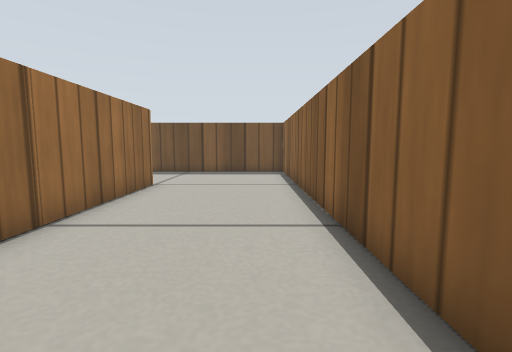
[1] (above)

16 first-person views from a walk through a robot-simulator world made for Gazebo. The camera is 0.26 m above the floor, tilts 6° down and sees 85° across. The floor is counted in squares, 0.2 m on a side. Each view is taken from the middle of a square. On the plan, view 1 faces up. The plan holds only what a view shows up to about 13 squares ahead; the rest is blank. Gazebo's built-in surfaces are drawn with simple patterns.

[2]
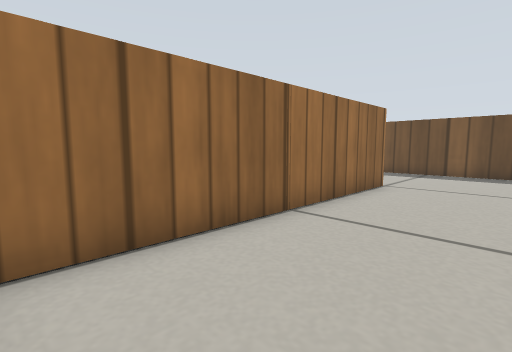

[3]
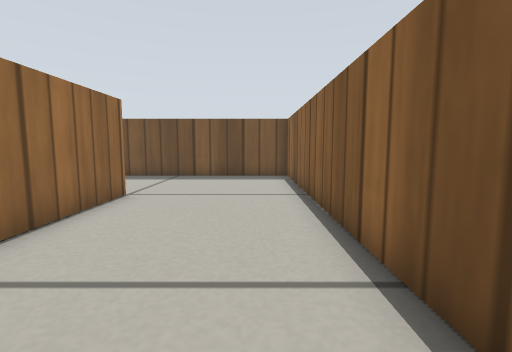

[4]
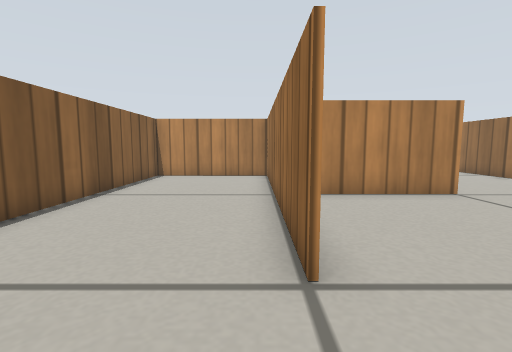

[5]
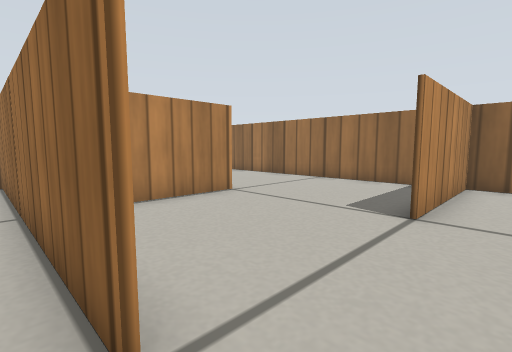

[6]
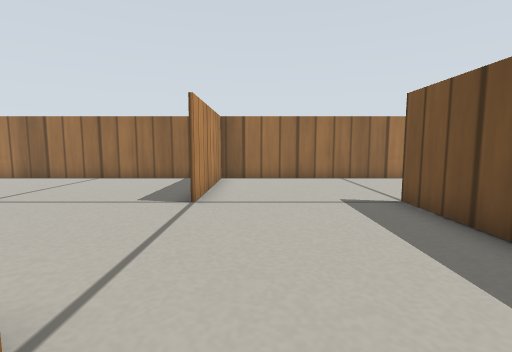

[7]
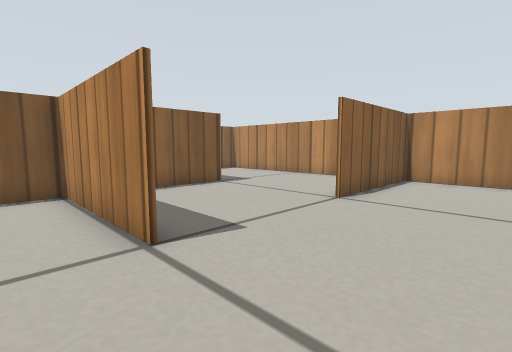

[8]
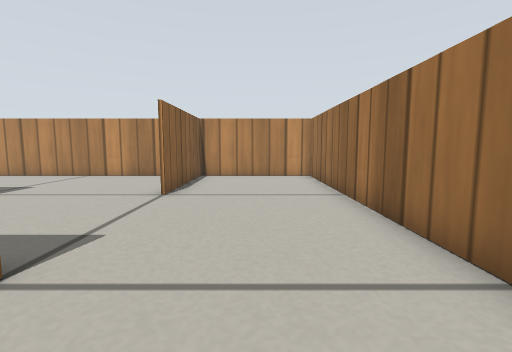

[9]
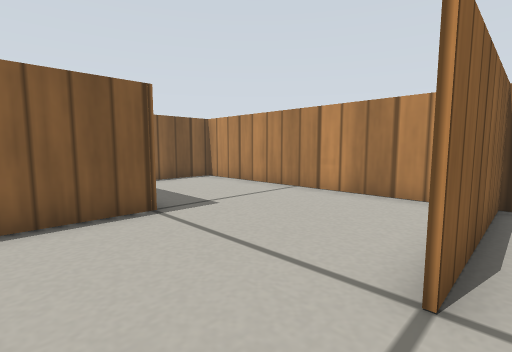

[10]
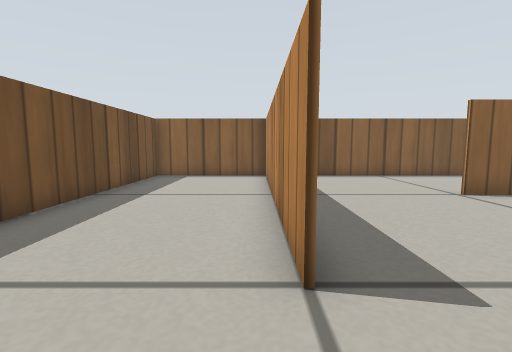

[11]
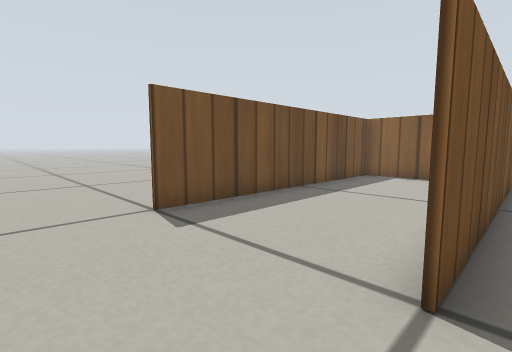

[12]
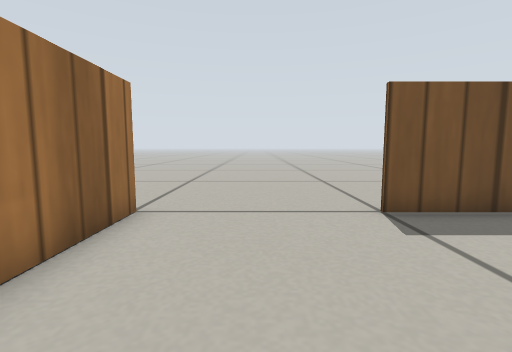

[13]
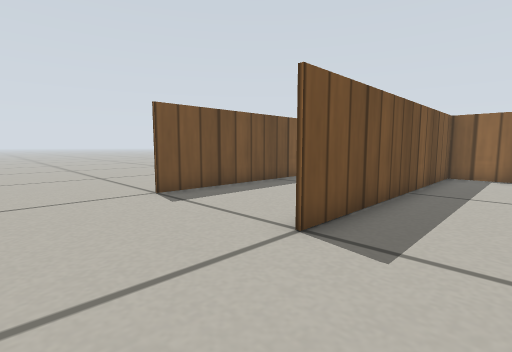

[14]
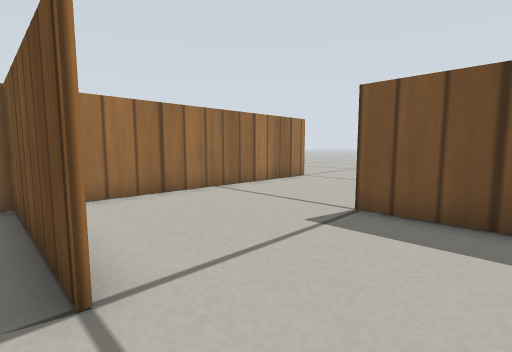

[15]
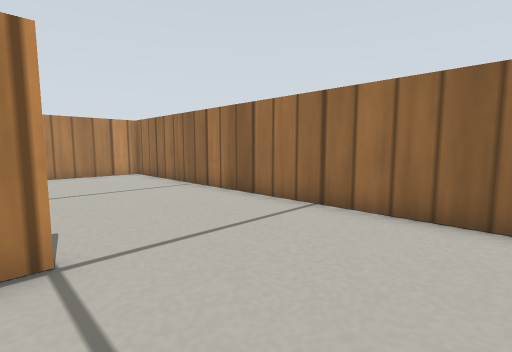

[16]
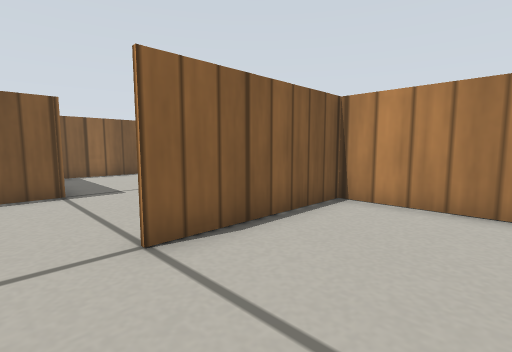

### Floor plan
Ten units are one square. View 1 is at (0, 0); x grows to the right and y downward. Boxes are objects, and circles mark ways between rooms. Rooms are numbered by the first view taken in them; rooms with no view inside come last. Other rooms are left out.
<svg viewBox="-140 -199 160 258">
<path fill="none" stroke="#000" d="M-35 -95 -35 4 14 4 14 -140M15 -145 -34 -145M-84 -95 -135 -95M-86 -45 -36 -45 -36 -57M-36 -81 -36 -95M-134 -90 -134 -46M-36 6 -36 -21M-134 -46 -134 54 -86 54 -86 4M-86 -146 11 -146M-134 -185 -134 -145M14 -140 14 -194 -85 -194M-34 -145 -86 -145M-134 -145 -134 -90M-135 -94 -84 -94M-74 54 14 54 14 14"/>
<circle cx="-40" cy="-115" r="3" fill="#2a7"/>
<circle cx="-105" cy="-40" r="3" fill="#2a7"/>
<circle cx="-65" cy="-90" r="3" fill="#2a7"/>
<circle cx="-65" cy="10" r="3" fill="#2a7"/>
<circle cx="-105" cy="-140" r="3" fill="#2a7"/>
<text x="-20" y="-70">1</text>
<text x="-80" y="-70">2</text>
<text x="-90" y="-10">3</text>
<text x="-60" y="-170">4</text>
<text x="-80" y="-120">5</text>
<text x="-40" y="30">6</text>
</svg>
Room 1 opens to room 5. Room 2 opens to room 3. Room 2 opens to room 5. Room 3 opens to room 6. Room 4 opens to room 5.

Where each view was taken, in squares from view 1:
view 1: 0 up, 0 right, facing up
view 2: 0 up, 0 right, facing up-left
view 3: 2 up, 0 right, facing up
view 4: 12 up, 3 left, facing down
view 5: 11 up, 3 left, facing down-left
view 6: 11 up, 2 left, facing left
view 7: 6 up, 12 left, facing down-right
view 8: 7 up, 11 left, facing down
view 9: 2 up, 9 left, facing down-right
view 10: 15 up, 11 left, facing right
view 11: 14 up, 11 left, facing up-right
view 12: 14 up, 11 left, facing up
view 13: 12 up, 12 left, facing up-right
view 14: 9 up, 6 left, facing up-left
view 15: 8 up, 8 left, facing down-left
view 16: 1 up, 12 left, facing down-right
